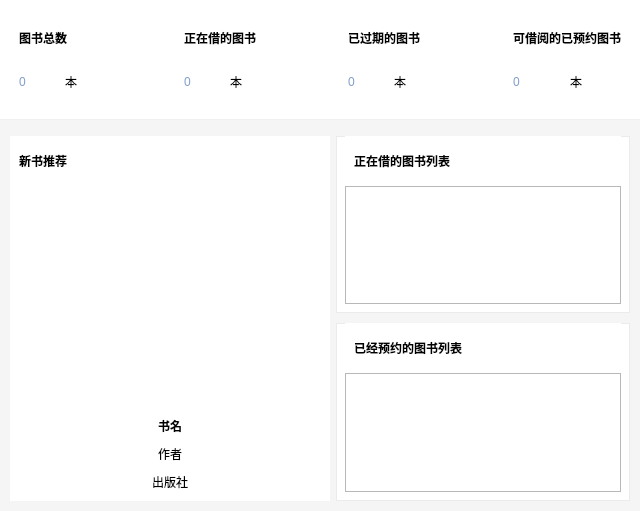
<?xml version="1.0" encoding="UTF-8"?>
<ui version="4.0">
 <class>HomeWindow</class>
 <widget class="QWidget" name="HomeWindow">
  <property name="geometry">
   <rect>
    <x>0</x>
    <y>0</y>
    <width>640</width>
    <height>511</height>
   </rect>
  </property>
  <property name="windowTitle">
   <string>主页</string>
  </property>
  <property name="whatsThis">
   <string>三角形中单</string>
  </property>
  <property name="styleSheet">
   <string notr="true">#HomeWindow
{
	background-color:rgb(245, 245, 245);
}
QLabel
{
	font: 14px &quot;宋体&quot;;
}</string>
  </property>
  <layout class="QVBoxLayout" name="verticalLayout">
   <property name="leftMargin">
    <number>0</number>
   </property>
   <property name="topMargin">
    <number>0</number>
   </property>
   <property name="rightMargin">
    <number>0</number>
   </property>
   <property name="bottomMargin">
    <number>0</number>
   </property>
   <item>
    <layout class="QVBoxLayout" name="CentralLayout">
     <item>
      <widget class="QWidget" name="HeadWidget" native="true">
       <property name="sizePolicy">
        <sizepolicy hsizetype="Preferred" vsizetype="Fixed">
         <horstretch>0</horstretch>
         <verstretch>0</verstretch>
        </sizepolicy>
       </property>
       <property name="minimumSize">
        <size>
         <width>0</width>
         <height>120</height>
        </size>
       </property>
       <property name="styleSheet">
        <string notr="true">#HeadWidget
{
	background-color:white;
	border-bottom: 1px solid #f0f0f0;
}
#BooksTotalLabel, #BooksBorrowingLabel, #BooksExpiredLabel
{
	font-weight:bold;
}
QPushButton
{
	border: 0;
	font: Bold 28px &quot;黑体&quot;;
	color:rgb(128, 157, 203);
	text-align: left;
}
QPushButton:pressed
{
	color:rgb(170, 0, 255);
}</string>
       </property>
       <layout class="QHBoxLayout" name="horizontalLayout">
        <item>
         <layout class="QVBoxLayout" name="BooksTotalLayout">
          <property name="leftMargin">
           <number>10</number>
          </property>
          <property name="topMargin">
           <number>10</number>
          </property>
          <property name="rightMargin">
           <number>10</number>
          </property>
          <property name="bottomMargin">
           <number>10</number>
          </property>
          <item>
           <widget class="QLabel" name="BooksTotalLabel">
            <property name="text">
             <string>图书总数</string>
            </property>
           </widget>
          </item>
          <item>
           <layout class="QHBoxLayout" name="CountofBooksTotalLayout">
            <item>
             <widget class="QPushButton" name="BooksTotal">
              <property name="sizePolicy">
               <sizepolicy hsizetype="Minimum" vsizetype="Fixed">
                <horstretch>0</horstretch>
                <verstretch>0</verstretch>
               </sizepolicy>
              </property>
              <property name="minimumSize">
               <size>
                <width>40</width>
                <height>30</height>
               </size>
              </property>
              <property name="text">
               <string>0</string>
              </property>
             </widget>
            </item>
            <item>
             <widget class="QLabel" name="BooksTotalClassifier">
              <property name="sizePolicy">
               <sizepolicy hsizetype="Expanding" vsizetype="Preferred">
                <horstretch>0</horstretch>
                <verstretch>0</verstretch>
               </sizepolicy>
              </property>
              <property name="text">
               <string>本</string>
              </property>
             </widget>
            </item>
           </layout>
          </item>
         </layout>
        </item>
        <item>
         <layout class="QVBoxLayout" name="BooksBorrowingLayout">
          <property name="leftMargin">
           <number>10</number>
          </property>
          <property name="topMargin">
           <number>10</number>
          </property>
          <property name="rightMargin">
           <number>10</number>
          </property>
          <property name="bottomMargin">
           <number>10</number>
          </property>
          <item>
           <widget class="QLabel" name="BooksBorrowingLabel">
            <property name="text">
             <string>正在借的图书</string>
            </property>
           </widget>
          </item>
          <item>
           <layout class="QHBoxLayout" name="CountofBooksBorrowingLayout">
            <item>
             <widget class="QPushButton" name="BooksBorrowing">
              <property name="minimumSize">
               <size>
                <width>40</width>
                <height>30</height>
               </size>
              </property>
              <property name="text">
               <string>0</string>
              </property>
             </widget>
            </item>
            <item>
             <widget class="QLabel" name="BooksBorrowingClassifier">
              <property name="sizePolicy">
               <sizepolicy hsizetype="Expanding" vsizetype="Preferred">
                <horstretch>0</horstretch>
                <verstretch>0</verstretch>
               </sizepolicy>
              </property>
              <property name="text">
               <string>本</string>
              </property>
             </widget>
            </item>
           </layout>
          </item>
         </layout>
        </item>
        <item>
         <layout class="QVBoxLayout" name="BooksExpiredLayout">
          <property name="leftMargin">
           <number>10</number>
          </property>
          <property name="topMargin">
           <number>10</number>
          </property>
          <property name="rightMargin">
           <number>10</number>
          </property>
          <property name="bottomMargin">
           <number>10</number>
          </property>
          <item>
           <widget class="QLabel" name="BooksExpiredLabel">
            <property name="text">
             <string>已过期的图书</string>
            </property>
           </widget>
          </item>
          <item>
           <layout class="QHBoxLayout" name="CountofBooksExpiredLayout">
            <item>
             <widget class="QPushButton" name="BooksExpired">
              <property name="minimumSize">
               <size>
                <width>40</width>
                <height>30</height>
               </size>
              </property>
              <property name="text">
               <string>0</string>
              </property>
             </widget>
            </item>
            <item>
             <widget class="QLabel" name="BooksExpiredClassifier">
              <property name="sizePolicy">
               <sizepolicy hsizetype="Expanding" vsizetype="Preferred">
                <horstretch>0</horstretch>
                <verstretch>0</verstretch>
               </sizepolicy>
              </property>
              <property name="text">
               <string>本</string>
              </property>
             </widget>
            </item>
           </layout>
          </item>
         </layout>
        </item>
        <item>
         <layout class="QVBoxLayout" name="BooksAvaliableLayout">
          <property name="leftMargin">
           <number>10</number>
          </property>
          <property name="topMargin">
           <number>10</number>
          </property>
          <property name="rightMargin">
           <number>10</number>
          </property>
          <property name="bottomMargin">
           <number>10</number>
          </property>
          <item>
           <widget class="QLabel" name="BooksAvaliableLabel">
            <property name="styleSheet">
             <string notr="true">font-weight: bold;</string>
            </property>
            <property name="text">
             <string>可借阅的已预约图书</string>
            </property>
           </widget>
          </item>
          <item>
           <layout class="QHBoxLayout" name="CountofBooksAvaliableLayout">
            <item>
             <widget class="QPushButton" name="BooksAvaliable">
              <property name="sizePolicy">
               <sizepolicy hsizetype="Minimum" vsizetype="Fixed">
                <horstretch>0</horstretch>
                <verstretch>0</verstretch>
               </sizepolicy>
              </property>
              <property name="minimumSize">
               <size>
                <width>40</width>
                <height>30</height>
               </size>
              </property>
              <property name="text">
               <string>0</string>
              </property>
             </widget>
            </item>
            <item>
             <widget class="QLabel" name="BooksAvaliableClassifier">
              <property name="text">
               <string>本</string>
              </property>
             </widget>
            </item>
           </layout>
          </item>
         </layout>
        </item>
       </layout>
      </widget>
     </item>
     <item>
      <layout class="QHBoxLayout" name="ContextLayout">
       <property name="leftMargin">
        <number>10</number>
       </property>
       <property name="topMargin">
        <number>10</number>
       </property>
       <property name="rightMargin">
        <number>10</number>
       </property>
       <property name="bottomMargin">
        <number>10</number>
       </property>
       <item>
        <widget class="QWidget" name="NewBookWidget" native="true">
         <property name="sizePolicy">
          <sizepolicy hsizetype="Fixed" vsizetype="Expanding">
           <horstretch>0</horstretch>
           <verstretch>0</verstretch>
          </sizepolicy>
         </property>
         <property name="minimumSize">
          <size>
           <width>320</width>
           <height>0</height>
          </size>
         </property>
         <property name="styleSheet">
          <string notr="true">#NewBookWidget
{
	border: 1px solid rgb(235,235,235);
}</string>
         </property>
         <layout class="QVBoxLayout" name="verticalLayout_3">
          <property name="spacing">
           <number>0</number>
          </property>
          <property name="leftMargin">
           <number>0</number>
          </property>
          <property name="topMargin">
           <number>0</number>
          </property>
          <property name="rightMargin">
           <number>0</number>
          </property>
          <property name="bottomMargin">
           <number>0</number>
          </property>
          <item>
           <widget class="QWidget" name="NewBookTitleWidget" native="true">
            <property name="sizePolicy">
             <sizepolicy hsizetype="Preferred" vsizetype="Fixed">
              <horstretch>0</horstretch>
              <verstretch>0</verstretch>
             </sizepolicy>
            </property>
            <property name="minimumSize">
             <size>
              <width>0</width>
              <height>50</height>
             </size>
            </property>
            <property name="styleSheet">
             <string notr="true">#NewBookTitleWidget
{
	background-color: white;
}</string>
            </property>
            <layout class="QHBoxLayout" name="horizontalLayout_3">
             <item>
              <widget class="QLabel" name="NewBookTitle">
               <property name="styleSheet">
                <string notr="true">#NewBookTitle
{
	font-weight: bold;
}</string>
               </property>
               <property name="text">
                <string>新书推荐</string>
               </property>
              </widget>
             </item>
             <item>
              <widget class="QPushButton" name="RefreshNewBook">
               <property name="sizePolicy">
                <sizepolicy hsizetype="Fixed" vsizetype="Fixed">
                 <horstretch>0</horstretch>
                 <verstretch>0</verstretch>
                </sizepolicy>
               </property>
               <property name="maximumSize">
                <size>
                 <width>15</width>
                 <height>15</height>
                </size>
               </property>
               <property name="styleSheet">
                <string notr="true">#RefreshNewBook
{
	border: 0;
	border-image: url(:/Icon/refresh_white.png);
}
#RefreshNewBook:pressed
{
	border-image: url(:/Icon/refresh_black.png);
}</string>
               </property>
               <property name="text">
                <string/>
               </property>
              </widget>
             </item>
            </layout>
           </widget>
          </item>
          <item>
           <widget class="QWidget" name="NewBookContent" native="true">
            <property name="sizePolicy">
             <sizepolicy hsizetype="Preferred" vsizetype="Expanding">
              <horstretch>0</horstretch>
              <verstretch>0</verstretch>
             </sizepolicy>
            </property>
            <property name="styleSheet">
             <string notr="true">#NewBookContent
{
	background-color: white;
}</string>
            </property>
            <layout class="QVBoxLayout" name="NewBookLayout">
             <property name="spacing">
              <number>10</number>
             </property>
             <property name="leftMargin">
              <number>2</number>
             </property>
             <property name="topMargin">
              <number>2</number>
             </property>
             <property name="rightMargin">
              <number>2</number>
             </property>
             <property name="bottomMargin">
              <number>10</number>
             </property>
             <item>
              <widget class="QWidget" name="NewBookCover" native="true">
               <property name="sizePolicy">
                <sizepolicy hsizetype="Preferred" vsizetype="Preferred">
                 <horstretch>0</horstretch>
                 <verstretch>0</verstretch>
                </sizepolicy>
               </property>
               <layout class="QHBoxLayout" name="NewBookCoverLayout">
                <item>
                 <widget class="QLabel" name="Cover">
                  <property name="sizePolicy">
                   <sizepolicy hsizetype="Fixed" vsizetype="Fixed">
                    <horstretch>0</horstretch>
                    <verstretch>0</verstretch>
                   </sizepolicy>
                  </property>
                  <property name="minimumSize">
                   <size>
                    <width>200</width>
                    <height>200</height>
                   </size>
                  </property>
                  <property name="text">
                   <string/>
                  </property>
                 </widget>
                </item>
               </layout>
              </widget>
             </item>
             <item>
              <widget class="QLabel" name="Title">
               <property name="sizePolicy">
                <sizepolicy hsizetype="Preferred" vsizetype="Fixed">
                 <horstretch>0</horstretch>
                 <verstretch>0</verstretch>
                </sizepolicy>
               </property>
               <property name="styleSheet">
                <string notr="true">font-weight:bold;</string>
               </property>
               <property name="text">
                <string>书名</string>
               </property>
               <property name="alignment">
                <set>Qt::AlignCenter</set>
               </property>
              </widget>
             </item>
             <item>
              <widget class="QLabel" name="Author">
               <property name="sizePolicy">
                <sizepolicy hsizetype="Preferred" vsizetype="Fixed">
                 <horstretch>0</horstretch>
                 <verstretch>0</verstretch>
                </sizepolicy>
               </property>
               <property name="text">
                <string>作者</string>
               </property>
               <property name="alignment">
                <set>Qt::AlignCenter</set>
               </property>
              </widget>
             </item>
             <item>
              <widget class="QLabel" name="Press">
               <property name="sizePolicy">
                <sizepolicy hsizetype="Preferred" vsizetype="Fixed">
                 <horstretch>0</horstretch>
                 <verstretch>0</verstretch>
                </sizepolicy>
               </property>
               <property name="text">
                <string>出版社</string>
               </property>
               <property name="alignment">
                <set>Qt::AlignCenter</set>
               </property>
              </widget>
             </item>
            </layout>
           </widget>
          </item>
         </layout>
        </widget>
       </item>
       <item>
        <layout class="QVBoxLayout" name="RecordList">
         <property name="spacing">
          <number>10</number>
         </property>
         <item>
          <widget class="QWidget" name="BorrowingListWidget" native="true">
           <property name="styleSheet">
            <string notr="true">#BorrowingListWidget
{
	border: 1px solid rgb(235,235,235);
	background-color: white;
}</string>
           </property>
           <layout class="QVBoxLayout" name="verticalLayout_2">
            <property name="spacing">
             <number>0</number>
            </property>
            <property name="leftMargin">
             <number>9</number>
            </property>
            <property name="topMargin">
             <number>0</number>
            </property>
            <property name="rightMargin">
             <number>9</number>
            </property>
            <property name="bottomMargin">
             <number>9</number>
            </property>
            <item>
             <widget class="QWidget" name="BorrowListTitleWidget" native="true">
              <property name="sizePolicy">
               <sizepolicy hsizetype="Preferred" vsizetype="Fixed">
                <horstretch>0</horstretch>
                <verstretch>0</verstretch>
               </sizepolicy>
              </property>
              <property name="minimumSize">
               <size>
                <width>0</width>
                <height>50</height>
               </size>
              </property>
              <property name="styleSheet">
               <string notr="true">#BorrowListTitleWidget
{
	background-color: white;
}</string>
              </property>
              <layout class="QHBoxLayout" name="horizontalLayout_2">
               <item>
                <widget class="QLabel" name="BorrowListTitle">
                 <property name="styleSheet">
                  <string notr="true">font-weight:bold;</string>
                 </property>
                 <property name="text">
                  <string>正在借的图书列表</string>
                 </property>
                </widget>
               </item>
               <item>
                <widget class="QPushButton" name="RefreshBorrowList">
                 <property name="sizePolicy">
                  <sizepolicy hsizetype="Fixed" vsizetype="Fixed">
                   <horstretch>0</horstretch>
                   <verstretch>0</verstretch>
                  </sizepolicy>
                 </property>
                 <property name="maximumSize">
                  <size>
                   <width>15</width>
                   <height>15</height>
                  </size>
                 </property>
                 <property name="styleSheet">
                  <string notr="true">#RefreshBorrowList
{
	border: 0;
	border-image: url(:/Icon/refresh_white.png);
}
#RefreshBorrowList:pressed
{
	border-image: url(:/Icon/refresh_black.png);
}</string>
                 </property>
                 <property name="text">
                  <string/>
                 </property>
                </widget>
               </item>
              </layout>
             </widget>
            </item>
            <item>
             <widget class="QTableWidget" name="BorrowingList">
              <property name="editTriggers">
               <set>QAbstractItemView::NoEditTriggers</set>
              </property>
              <property name="selectionMode">
               <enum>QAbstractItemView::SingleSelection</enum>
              </property>
              <property name="selectionBehavior">
               <enum>QAbstractItemView::SelectRows</enum>
              </property>
             </widget>
            </item>
           </layout>
          </widget>
         </item>
         <item>
          <widget class="QWidget" name="SubscribeListWidget" native="true">
           <property name="styleSheet">
            <string notr="true">#SubscribeListWidget
{
	border: 1px solid rgb(235, 235, 235);
	background-color: white;
}</string>
           </property>
           <layout class="QVBoxLayout" name="verticalLayout_4">
            <property name="spacing">
             <number>0</number>
            </property>
            <property name="leftMargin">
             <number>9</number>
            </property>
            <property name="topMargin">
             <number>0</number>
            </property>
            <property name="rightMargin">
             <number>9</number>
            </property>
            <property name="bottomMargin">
             <number>9</number>
            </property>
            <item>
             <widget class="QWidget" name="SubscribeListTitleWidget" native="true">
              <property name="sizePolicy">
               <sizepolicy hsizetype="Preferred" vsizetype="Fixed">
                <horstretch>0</horstretch>
                <verstretch>0</verstretch>
               </sizepolicy>
              </property>
              <property name="minimumSize">
               <size>
                <width>0</width>
                <height>50</height>
               </size>
              </property>
              <property name="styleSheet">
               <string notr="true">#SubscribeListTitleWidget
{
	background-color: white;
}</string>
              </property>
              <layout class="QHBoxLayout" name="horizontalLayout_4">
               <item>
                <widget class="QLabel" name="SubscribeListTitle">
                 <property name="styleSheet">
                  <string notr="true">font-weight: Bold;</string>
                 </property>
                 <property name="text">
                  <string>已经预约的图书列表</string>
                 </property>
                </widget>
               </item>
               <item>
                <widget class="QPushButton" name="RefreshSubscribeList">
                 <property name="sizePolicy">
                  <sizepolicy hsizetype="Fixed" vsizetype="Fixed">
                   <horstretch>0</horstretch>
                   <verstretch>0</verstretch>
                  </sizepolicy>
                 </property>
                 <property name="minimumSize">
                  <size>
                   <width>15</width>
                   <height>15</height>
                  </size>
                 </property>
                 <property name="maximumSize">
                  <size>
                   <width>15</width>
                   <height>15</height>
                  </size>
                 </property>
                 <property name="styleSheet">
                  <string notr="true">#RefreshSubscribeList
{
	border: 0;
	image: url(:/Icon/refresh_white.png);
}
#RefreshSubscribeList:pressed
{
	image: url(:/Icon/refresh_black.png);
}</string>
                 </property>
                 <property name="text">
                  <string/>
                 </property>
                </widget>
               </item>
              </layout>
             </widget>
            </item>
            <item>
             <widget class="QTableWidget" name="SubscribeList">
              <property name="editTriggers">
               <set>QAbstractItemView::NoEditTriggers</set>
              </property>
              <property name="selectionMode">
               <enum>QAbstractItemView::SingleSelection</enum>
              </property>
              <property name="selectionBehavior">
               <enum>QAbstractItemView::SelectRows</enum>
              </property>
             </widget>
            </item>
           </layout>
          </widget>
         </item>
        </layout>
       </item>
      </layout>
     </item>
    </layout>
   </item>
  </layout>
 </widget>
 <resources/>
 <connections>
  <connection>
   <sender>RefreshBorrowList</sender>
   <signal>clicked()</signal>
   <receiver>HomeWindow</receiver>
   <slot>refreshBorrowList()</slot>
   <hints>
    <hint type="sourcelabel">
     <x>611</x>
     <y>162</y>
    </hint>
    <hint type="destinationlabel">
     <x>319</x>
     <y>255</y>
    </hint>
   </hints>
  </connection>
  <connection>
   <sender>RefreshSubscribeList</sender>
   <signal>clicked()</signal>
   <receiver>HomeWindow</receiver>
   <slot>refreshBorrowList()</slot>
   <hints>
    <hint type="sourcelabel">
     <x>611</x>
     <y>347</y>
    </hint>
    <hint type="destinationlabel">
     <x>319</x>
     <y>255</y>
    </hint>
   </hints>
  </connection>
  <connection>
   <sender>RefreshNewBook</sender>
   <signal>clicked()</signal>
   <receiver>HomeWindow</receiver>
   <slot>initNewBookRecommanded()</slot>
   <hints>
    <hint type="sourcelabel">
     <x>314</x>
     <y>161</y>
    </hint>
    <hint type="destinationlabel">
     <x>319</x>
     <y>255</y>
    </hint>
   </hints>
  </connection>
 </connections>
 <slots>
  <slot>refreshBorrowList()</slot>
  <slot>initNewBookRecommanded()</slot>
 </slots>
</ui>
